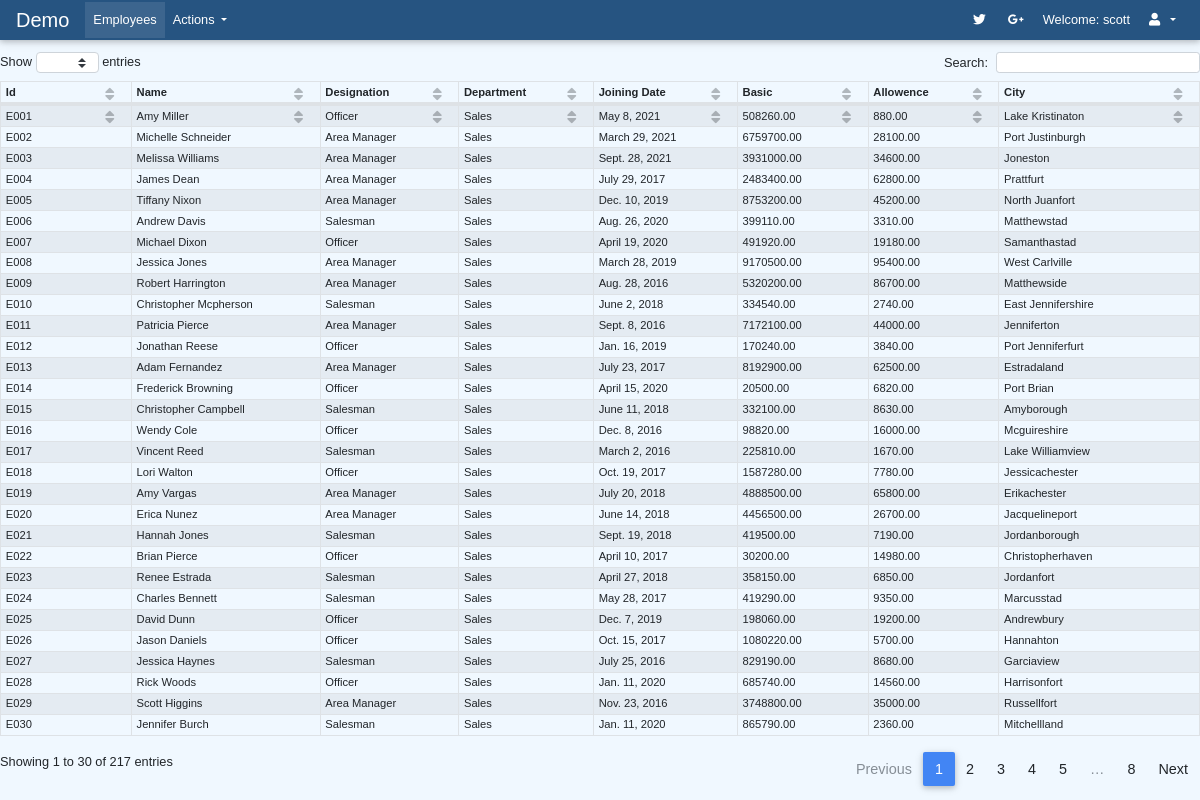
Screenshot of /employees/ (signed in) with the database file from the repository.
### app_demo/models.py (models this page shows, shortened)
class Employee(models.Model):
    id = models.CharField(max_length=4,primary_key=True,db_column='emp_id')
    name = models.CharField(max_length=255,db_column='ename',unique=True)
    designation = models.CharField(max_length=40,db_column='desig')
    joining_date = models.DateField(db_column='doj')
    basic = models.DecimalField(max_digits=12,decimal_places=2,db_column='basic')
    allowence = models.DecimalField(max_digits=12,decimal_places=2,db_column='allowence')
    address = models.CharField(max_length=500,db_column='add_line')
    city = models.CharField(max_length=100,db_column='city')
    contact_no = models.CharField(max_length=50,db_column='contact_no')
    department = models.ForeignKey(Department,on_delete=models.DO_NOTHING)
    class Meta:
        db_table = 'emp'

class Department(models.Model):
    id = models.CharField(max_length=3,primary_key=True,db_column='dept_id')
    name = models.CharField(max_length=50,db_column='dname',unique=True)
    location = models.CharField(max_length=50,db_column='loc')
    class Meta:
        db_table = 'dept'

### app_demo/views.py (the view)
# urls.py: path('employees/', views.EmployeeListView.as_view(), name='index_employees'),
class EmployeeListView(ListView):
    model = Employee
    template_name = 'app_demo/list_employee.html'

### templates/app_demo/list_employee.html
{% extends 'app_demo/main.html' %}
{% load static %}
{% block content %}
  {% if employee_list %}
    <table id="dtHorizontalVerticalExample" class="table table-striped table-bordered table-sm" cellspacing="0" width="100%">
      <thead>
      <tr>
        <th class="th-sm">Id</th>
        <th class="th-sm">Name</th>
        <th class="th-sm">Designation</th>
        <th class="th-sm">Department</th>
        <th class="th-sm">Joining Date</th>
        <th class="th-sm">Basic</th>
        <th class="th-sm">Allowence</th>
        <th class="th-sm">City</th>
      </tr>
      </thead>
      <tbody>
        {% for emp in employee_list %}
          <tr>
            <td>{{emp.id}}</td>
            <td>{{emp.name}}</td>
            <td>{{emp.designation}}</td>
            <td>{{emp.department.name}}</td>
            <td>{{emp.joining_date}}</td>
            <td>{{emp.basic}}</td>
            <td>{{emp.allowence}}</td>
            <td>{{emp.city}}</td>
          </tr>
        {% endfor %}
      </tbody>
    </table>
  {% else %}
    <h3>No Employee Informations</h3>
  {% endif %}
{% endblock %}

### templates/app_demo/main.html (shortened to what this page needs)
<!DOCTYPE html>
{% load static %}
<head>
  <link rel="stylesheet" href="https://use.fontawesome.com/releases/v5.11.2/css/all.css">
  <link rel="stylesheet" href="{% static 'css/bootstrap.min.css' %}">
  <link rel="stylesheet" href="{% static 'css/mdb.min.css' %}">
  <link rel="stylesheet" href="{% static './css/addons/datatables.min.css' %}">
  <link rel="stylesheet" href="{% static 'css/style.css' %}">
  <link rel="stylesheet" href="{% static 'css/standard.css' %}">
</head>
<body style="height:90vh">
  <nav class="mb-1 navbar navbar-expand-lg navbar-dark" style="background-color: #265481;">
    <a class="navbar-brand" href="#">Demo</a>
    <div class="collapse navbar-collapse" id="navbarSupportedContent-333">
      <ul class="navbar-nav mr-auto">
        <li class="nav-item active">
          <a class="nav-link" href="{% url 'app_demo:index_employees' %}">Employees
          </a>
        </li>
        <li class="nav-item dropdown">
          <a class="nav-link dropdown-toggle" id="navbarDropdownMenuLink-333" data-toggle="dropdown"
            aria-haspopup="true" aria-expanded="false">Actions
          </a>
        </li>
      </ul>
      <ul class="navbar-nav ml-auto nav-flex-icons">
        <li class="nav-item">
          <a class="nav-link waves-effect waves-light">
            <i class="fab fa-twitter"></i>
          </a>
        </li>
        <li class="nav-item">
          <a class="nav-link waves-effect waves-light">
            <i class="fab fa-google-plus-g"></i>
          </a>
        </li>
        {% if user.is_authenticated %}
          <li class="nav-item"><a class="nav-link">Welcome: {{user.username}}</a></li>
        {% endif %}
        <li class="nav-item dropdown">
          <a class="nav-link dropdown-toggle" id="navbarDropdownMenuLink-333" data-toggle="dropdown"
            aria-haspopup="true" aria-expanded="false">
            <i class="fas fa-user"></i>
          </a>
        </li>
      </ul>
    </div>
  </nav>
  <div style="height:100%">
      {% block content %}
      {% endblock %}
  </div>
</body>
</html>

### static/css/standard.css (style rules this page uses)
body { font-size: 0.8em; font-family: Verdana, Geneva, Tahoma, sans-serif; background-color: aliceblue; }
table td { font-size: .7rem; font-weight: 200; font-family: Verdana, Geneva, Tahoma, sans-serif; }
table th { font-size: .7rem; font-weight: bold; font-family: Verdana, Geneva, Tahoma, sans-serif; }
table.table-sm th, table.table-sm td { padding-top: 0.1rem; padding-bottom: 0.1rem; }
.table { margin-bottom : 0rem; }
table.dataTable thead .sorting:before, table.dataTable thead .sorting:after, table.dataTable thead .sorting_asc:before, table.dataTable thead .sorting_asc:after, table.dataTable thead .sorting_desc:before, table.dataTable thead .sorting_desc:after, table.dataTable thead .sorting_asc_disabled:before, table.dataTable thead .sorting_asc_disabled:after, table.dataTable thead .sorting_desc_disabled:before, table.dataTable thead .sorting_desc_disabled:after { top: 0; position: absolute; bottom: 0.5em; scroll-margin-top: block; opacity: .3; }
.navbar { padding-top: 0rem; padding-bottom: 0rem; }

### rows the page displays
Employee: id "E001", name "Amy Miller", designation "Officer", department.name "Sales", joining_date "May 8, 2021", basic "508260.00", allowence "880.00", city "Lake Kristinaton"
Employee: id "E002", name "Michelle Schneider", designation "Area Manager", department.name "Sales", joining_date "March 29, 2021", basic "6759700.00", allowence "28100.00", city "Port Justinburgh"
Employee: id "E003", name "Melissa Williams", designation "Area Manager", department.name "Sales", joining_date "Sept. 28, 2021", basic "3931000.00", allowence "34600.00", city "Joneston"
Employee: id "E004", name "James Dean", designation "Area Manager", department.name "Sales", joining_date "July 29, 2017", basic "2483400.00", allowence "62800.00", city "Prattfurt"
Employee: id "E005", name "Tiffany Nixon", designation "Area Manager", department.name "Sales", joining_date "Dec. 10, 2019", basic "8753200.00", allowence "45200.00", city "North Juanfort"
Employee: id "E006", name "Andrew Davis", designation "Salesman", department.name "Sales", joining_date "Aug. 26, 2020", basic "399110.00", allowence "3310.00", city "Matthewstad"
Employee: id "E007", name "Michael Dixon", designation "Officer", department.name "Sales", joining_date "April 19, 2020", basic "491920.00", allowence "19180.00", city "Samanthastad"
Employee: id "E008", name "Jessica Jones", designation "Area Manager", department.name "Sales", joining_date "March 28, 2019", basic "9170500.00", allowence "95400.00", city "West Carlville"
Employee: id "E009", name "Robert Harrington", designation "Area Manager", department.name "Sales", joining_date "Aug. 28, 2016", basic "5320200.00", allowence "86700.00", city "Matthewside"
Employee: id "E010", name "Christopher Mcpherson", designation "Salesman", department.name "Sales", joining_date "June 2, 2018", basic "334540.00", allowence "2740.00", city "East Jennifershire"
Employee: id "E011", name "Patricia Pierce", designation "Area Manager", department.name "Sales", joining_date "Sept. 8, 2016", basic "7172100.00", allowence "44000.00", city "Jenniferton"
Employee: id "E012", name "Jonathan Reese", designation "Officer", department.name "Sales", joining_date "Jan. 16, 2019", basic "170240.00", allowence "3840.00", city "Port Jenniferfurt"
Employee: id "E013", name "Adam Fernandez", designation "Area Manager", department.name "Sales", joining_date "July 23, 2017", basic "8192900.00", allowence "62500.00", city "Estradaland"
Employee: id "E014", name "Frederick Browning", designation "Officer", department.name "Sales", joining_date "April 15, 2020", basic "20500.00", allowence "6820.00", city "Port Brian"
Employee: id "E015", name "Christopher Campbell", designation "Salesman", department.name "Sales", joining_date "June 11, 2018", basic "332100.00", allowence "8630.00", city "Amyborough"
Employee: id "E016", name "Wendy Cole", designation "Officer", department.name "Sales", joining_date "Dec. 8, 2016", basic "98820.00", allowence "16000.00", city "Mcguireshire"
Employee: id "E017", name "Vincent Reed", designation "Salesman", department.name "Sales", joining_date "March 2, 2016", basic "225810.00", allowence "1670.00", city "Lake Williamview"
Employee: id "E018", name "Lori Walton", designation "Officer", department.name "Sales", joining_date "Oct. 19, 2017", basic "1587280.00", allowence "7780.00", city "Jessicachester"
Employee: id "E019", name "Amy Vargas", designation "Area Manager", department.name "Sales", joining_date "July 20, 2018", basic "4888500.00", allowence "65800.00", city "Erikachester"
Employee: id "E020", name "Erica Nunez", designation "Area Manager", department.name "Sales", joining_date "June 14, 2018", basic "4456500.00", allowence "26700.00", city "Jacquelineport"
Employee: id "E021", name "Hannah Jones", designation "Salesman", department.name "Sales", joining_date "Sept. 19, 2018", basic "419500.00", allowence "7190.00", city "Jordanborough"
Employee: id "E022", name "Brian Pierce", designation "Officer", department.name "Sales", joining_date "April 10, 2017", basic "30200.00", allowence "14980.00", city "Christopherhaven"
Employee: id "E023", name "Renee Estrada", designation "Salesman", department.name "Sales", joining_date "April 27, 2018", basic "358150.00", allowence "6850.00", city "Jordanfort"
Employee: id "E024", name "Charles Bennett", designation "Salesman", department.name "Sales", joining_date "May 28, 2017", basic "419290.00", allowence "9350.00", city "Marcusstad"
Employee: id "E025", name "David Dunn", designation "Officer", department.name "Sales", joining_date "Dec. 7, 2019", basic "198060.00", allowence "19200.00", city "Andrewbury"
Employee: id "E026", name "Jason Daniels", designation "Officer", department.name "Sales", joining_date "Oct. 15, 2017", basic "1080220.00", allowence "5700.00", city "Hannahton"
Employee: id "E027", name "Jessica Haynes", designation "Salesman", department.name "Sales", joining_date "July 25, 2016", basic "829190.00", allowence "8680.00", city "Garciaview"
Employee: id "E028", name "Rick Woods", designation "Officer", department.name "Sales", joining_date "Jan. 11, 2020", basic "685740.00", allowence "14560.00", city "Harrisonfort"
Employee: id "E029", name "Scott Higgins", designation "Area Manager", department.name "Sales", joining_date "Nov. 23, 2016", basic "3748800.00", allowence "35000.00", city "Russellfort"
Employee: id "E030", name "Jennifer Burch", designation "Salesman", department.name "Sales", joining_date "Jan. 11, 2020", basic "865790.00", allowence "2360.00", city "Mitchellland"

### other values shown
{{ user.username }} "scott"
